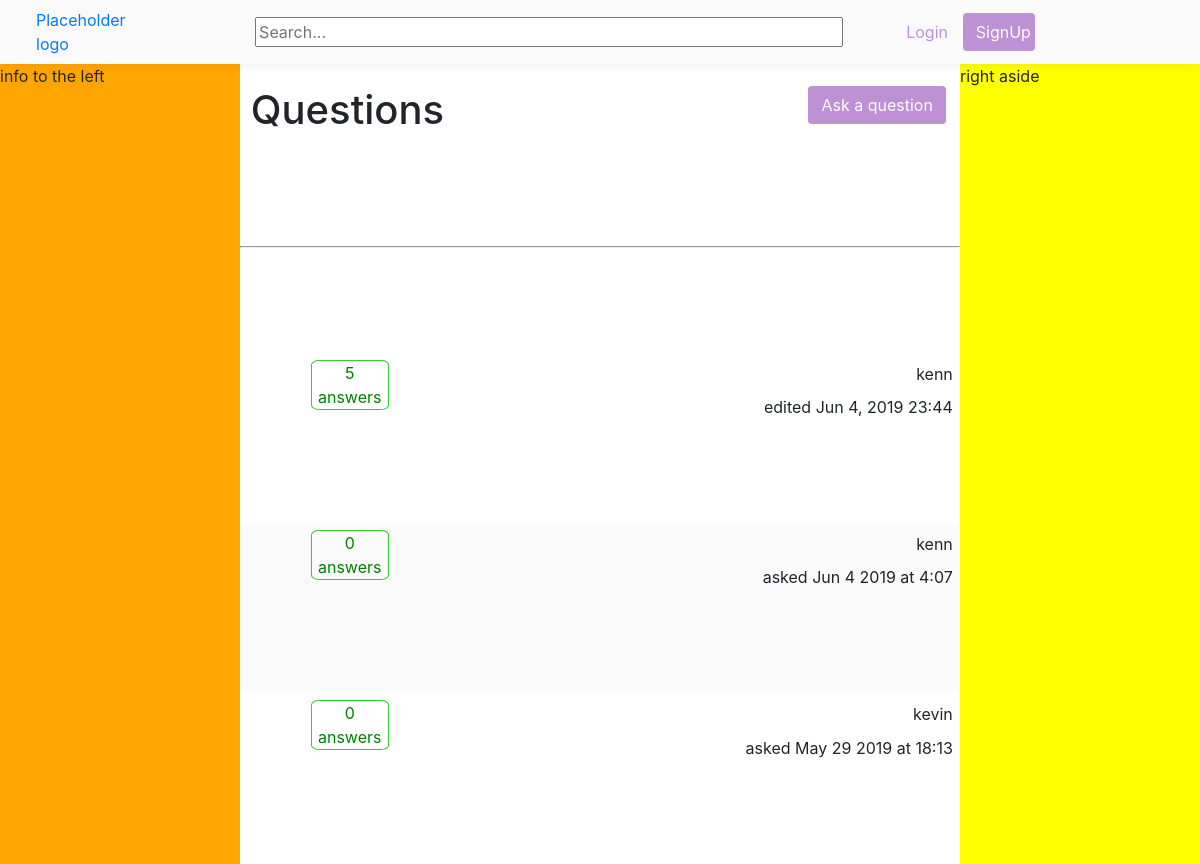
The app's page /, older data.
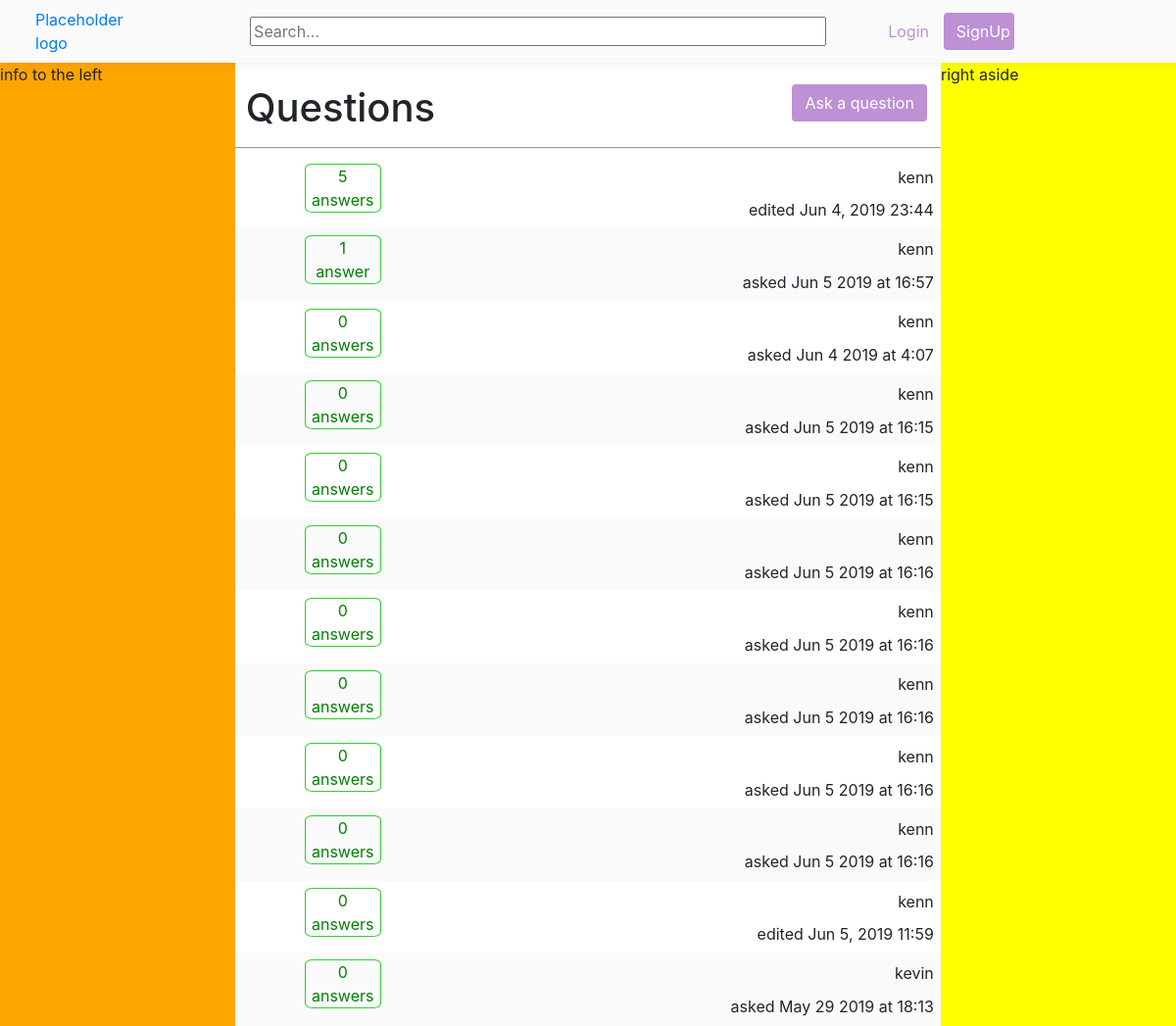
The same page, newer data.
### passionProjectApp/models.py (models this page shows, shortened)
class RealQuestion(models.Model):
    title = tinymce_models.HTMLField()
    question = tinymce_models.HTMLField()
    last_update=models.DateTimeField(default=datetime.datetime.utcnow)
    date_created=models.DateTimeField(default=datetime.datetime.utcnow)
    author = models.ForeignKey(User,on_delete=models.CASCADE)

### passionProjectApp/views.py (the view)
# urls.py: path("",views.index,name='index'),
def index(request):
    randomquestion=RealQuestion.objects.all().order_by('?')[:10]
    allquestions=RealQuestion.objects.annotate(count=Count('answer')).order_by('count').reverse()[:20]
    context={"allquestions":allquestions, "randomquestion":randomquestion,}
    return render(request,"passionProjectApp/index.html",context)

### passionProjectApp/templates/passionProjectApp/index.html
{% extends 'passionProjectApp/base.html' %}
{% block body %}
<div class="titlepadding">
    <h1 class="questionTitle">Questions</h1>
    <a class="askbutton" href="{% url 'ask' %}"><button type="button" class="btn registerbutton">Ask a question</button></a>
</div>
<hr/>
{% if allquestions %}
{% for x in allquestions %}
<div class="changeColors">
    <div class="questionInfo">
        {% if x.answer_set.count == 1 %}
        <div class="answered"><div >{{x.answer_set.count}}</div> <div>answer</div></div>
        {% elif x.answer_set.count == 0 %}
        <div class="answered"><div >{{x.answer_set.count}}</div> <div>answers</div></div>
        {% else %}
        <div class="answered"><div >{{x.answer_set.count}}</div> <div>answers</div></div>
        {% endif %}
    </div>
    <a class='questionIndex' href="{% url 'ask_read' x.id %}">{% autoescape off %}{{x.title}}{% endautoescape %}</a>
    <div class="authorInfo">
        <div class ='authorName'>{{x.author}}</div>
        {% load tz %}
            {% if x.last_update > x.date_created %}
        {% localtime on %} <abbr title="created {{x.last_update|localtime}}"> {% endlocaltime %}edited {{x.last_update|date:"M j, Y H:i"}}</abbr>
            {% else %}  {% localtime on %}<abbr title="{{x.date_created|localtime}}">{% endlocaltime %} asked {{x.date_created|date:"M j Y"}} at {% load tz %}{{x.date_created|utc|date:"G:i"}}</abbr>
            {% endif %}
</div>
</div>
{% endfor%}
{% endif %}
{% endblock body %}

Row changes from the older to the newer data that the page shows:
added RealQuestion: answer_set.count "1", author "kenn", date_created "Jun 5 2019", date_created|utc "16:57"
added RealQuestion: answer_set.count "0", author "kenn", date_created "Jun 5 2019", date_created|utc "16:15"
added RealQuestion: answer_set.count "0", author "kenn", date_created "Jun 5 2019", date_created|utc "16:15"
added RealQuestion: answer_set.count "0", author "kenn", date_created "Jun 5 2019", date_created|utc "16:16"
added RealQuestion: answer_set.count "0", author "kenn", date_created "Jun 5 2019", date_created|utc "16:16"
added RealQuestion: answer_set.count "0", author "kenn", date_created "Jun 5 2019", date_created|utc "16:16"
added RealQuestion: answer_set.count "0", author "kenn", date_created "Jun 5 2019", date_created|utc "16:16"
added RealQuestion: answer_set.count "0", author "kenn", date_created "Jun 5 2019", date_created|utc "16:16"
added RealQuestion: answer_set.count "0", author "kenn", last_update "Jun 5, 2019 11:59"
